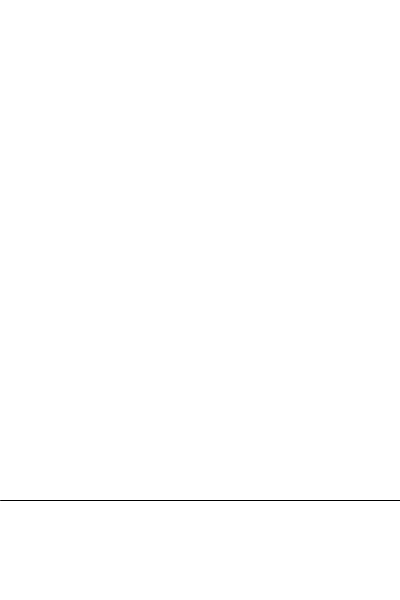
Frame 1 (no input)
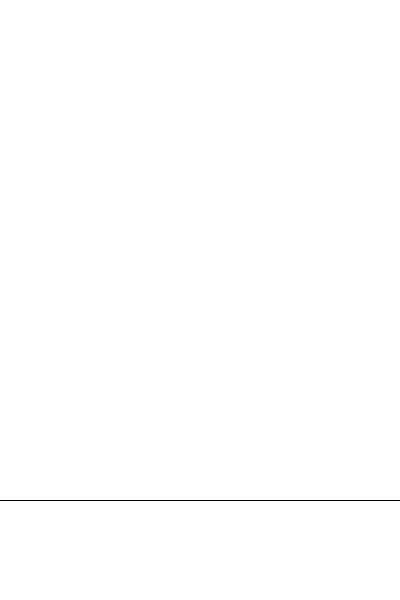
Frame 60 (the mouse pressed at the canvas centre just before this capture)
Frame 120 (the mouse held since frame 60 and released just before this capture): identical to frame 60, image omitted

The Processing sketch that drew these frames (run headless with seeded random() and noise(); from frame 60 on, the mouse is pressed at the canvas centre):

// Processing sketch: ej07e_lapiz_condicionales_2
// ── ej07e_lapiz_condicionales_2.pde

// CONDICIONALES con IF
//
// si ( condicion ){
//   //sucede este codigo
// }
//
// CONDICION = expresion de tipo booleana (TRUE/FALSE)
// -- COMPARACION entre dos valores: >, <, ==, >=, <=, !=

color cLapiz;
boolean gomaDeBorrar;

//CUANDO: al iniciar el programa
void setup() {
  size( 400, 600 );
  background( 255 );
  noFill();

  //color por defecto de la linea
  cLapiz = color( 0 );

  //inicializo la variable booleana
  gomaDeBorrar = false;
}

//CUANDO: siempre, a 60fps por defecto (se repite)
void draw() {
  stroke( 0 );
  line( 0, height-100, width, height-100 );
}

//--------------------------------------------------

//CUANDO: al presionar cualquier tecla del teclado
void keyPressed() {
  if ( key == ' ' ) {
    //borro el dibujo realizado
    background( 255 );
    println( ">> SE BORRO LA PANTALLA" );
  }

  if ( key == 'r' ) {
    //cambio valor de cLapiz a rojo
    cLapiz = color( 255, 0, 0 );
  }

  if ( key == 'g' ) {
    //cambio valor de cLapiz a verde
    cLapiz = color( 0, 255, 0 );
  }

  if ( key == 'b' ) {
    //cambio valor de cLapiz a azul
    cLapiz = color( 0, 0, 255 );
  }

  if ( key == 'k' ) {
    //cambio valor de cLapiz a negro
    cLapiz = color( 0 );
  }
  
  //GOMA DE BORRAR
  if( key == BACKSPACE ){
    gomaDeBorrar = true;
  }
  //LAPIZ
  if( key == ENTER ){
    gomaDeBorrar = false;
  }
  //CAMBIO ENTRE LAPIZ Y GOMA CON MISMA TECLA
  if( key == 'e' ){
    gomaDeBorrar = !gomaDeBorrar;
  }

  println( "La tecla presionada es: " + key );
}

//CUANDO: al presionar el clic del mouse y arrastrarlo
void mouseDragged() {

  if ( gomaDeBorrar == true ) {
    //goma de borrar
    noStroke();
    fill( 240 );
    ellipse( mouseX, mouseY, 50, 50 );
  }

  if ( gomaDeBorrar == false ) {  
    //imprimo en consola valor del mouseY
    println( "mouseY: " + mouseY );
    //SI( PosicionDeMouseY esMenorA 500){ ...
    if ( mouseY <= 500 ) {
      //LAPIZ
      stroke( cLapiz );
      //dibujo iuna linea entre la posición actual y la anterior del mouse
      line( mouseX, mouseY, pmouseX, pmouseY );
    }
  }
}

//CUANDO: cuando muevo el mouse
void mouseMoved() {
  stroke( 0 );
  //ellipse( random(width), random(500), 2, 2 );
}
